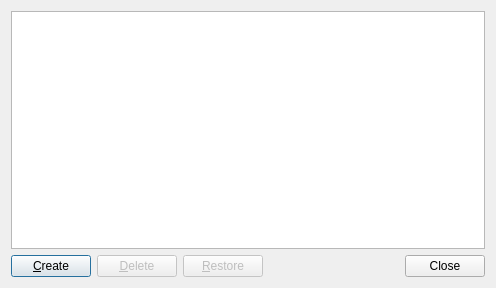
<?xml version="1.0" encoding="UTF-8"?>
<ui version="4.0">
 <class>SnapshotsDialog</class>
 <widget class="QDialog" name="SnapshotsDialog">
  <property name="windowModality">
   <enum>Qt::WindowModal</enum>
  </property>
  <property name="geometry">
   <rect>
    <x>0</x>
    <y>0</y>
    <width>496</width>
    <height>288</height>
   </rect>
  </property>
  <property name="windowTitle">
   <string>Snapshots</string>
  </property>
  <property name="styleSheet">
   <string notr="true">
QWidget {
    background-color: #323232;
    color: #BAF73C;
}

QToolBar {
    border:0px;
}

QGraphicsView, QTextEdit, QPlainTextEdit, QTreeWidget, QListWidget, QLineEdit, QSpinBox, QComboBox {
    background-color: #282828;
}

QLabel, QMenu, QStatusBar {
  color: #BAF73C;
}

QMenuBar::item {
    background-color: #323232;
}

QMenu::item:selected {
    color: #f2f2f2;
    background-color: #383838;
}

QToolButton:hover {
    background-color: #383838;
}

QGroupBox {
    color: #BAF73C;
    font: bold 12px;
    padding: 15px;
    border-style: none;
}

QAbstractScrollArea::corner {
    background: #323232;
}

QScrollBar::add-page:horizontal, QScrollBar::sub-page:horizontal, QScrollBar::add-page:vertical, QScrollBar::sub-page:vertical {
  background: none;
}

QComboBox {
    selection-color: #f2f2f2;
    selection-background-color: #323232;
}

QComboBox QAbstractItemView {
    background-color: #282828;
}

QDockWidget, QMenuBar, QPushButton, QToolButton, QTabWidget, QHeaderView::section {
    color: #BAF73C;
    font: bold 11px;
}

QTabBar {
    color: #BAF73C;
}

QRadioButton, QCheckBox {
  color: #BAF73C;
}

QRadioButton::disabled, QCheckBox::disabled {
  color: gray;
}
// bg-color=#282828
// fg-color=#BAF73C
// tool-bar=#323232
// selection-bg=#383838 
// selection-fg=#f2f2f2
 </string>
  </property>
  <layout class="QGridLayout" name="gridLayout">
   <item row="0" column="0" colspan="4">
    <widget class="QListWidget" name="uiSnapshotsList"/>
   </item>
   <item row="1" column="0">
    <widget class="QPushButton" name="uiCreatePushButton">
     <property name="text">
      <string>&amp;Create</string>
     </property>
    </widget>
   </item>
   <item row="1" column="2">
    <widget class="QPushButton" name="uiRestorePushButton">
     <property name="enabled">
      <bool>false</bool>
     </property>
     <property name="text">
      <string>&amp;Restore</string>
     </property>
    </widget>
   </item>
   <item row="1" column="3">
    <widget class="QDialogButtonBox" name="uiButtonBox">
     <property name="orientation">
      <enum>Qt::Horizontal</enum>
     </property>
     <property name="standardButtons">
      <set>QDialogButtonBox::Close</set>
     </property>
    </widget>
   </item>
   <item row="1" column="1">
    <widget class="QPushButton" name="uiDeletePushButton">
     <property name="enabled">
      <bool>false</bool>
     </property>
     <property name="text">
      <string>&amp;Delete</string>
     </property>
    </widget>
   </item>
  </layout>
 </widget>
 <resources/>
 <connections>
  <connection>
   <sender>uiButtonBox</sender>
   <signal>accepted()</signal>
   <receiver>SnapshotsDialog</receiver>
   <slot>accept()</slot>
   <hints>
    <hint type="sourcelabel">
     <x>248</x>
     <y>254</y>
    </hint>
    <hint type="destinationlabel">
     <x>157</x>
     <y>274</y>
    </hint>
   </hints>
  </connection>
  <connection>
   <sender>uiButtonBox</sender>
   <signal>rejected()</signal>
   <receiver>SnapshotsDialog</receiver>
   <slot>reject()</slot>
   <hints>
    <hint type="sourcelabel">
     <x>316</x>
     <y>260</y>
    </hint>
    <hint type="destinationlabel">
     <x>286</x>
     <y>274</y>
    </hint>
   </hints>
  </connection>
 </connections>
</ui>
